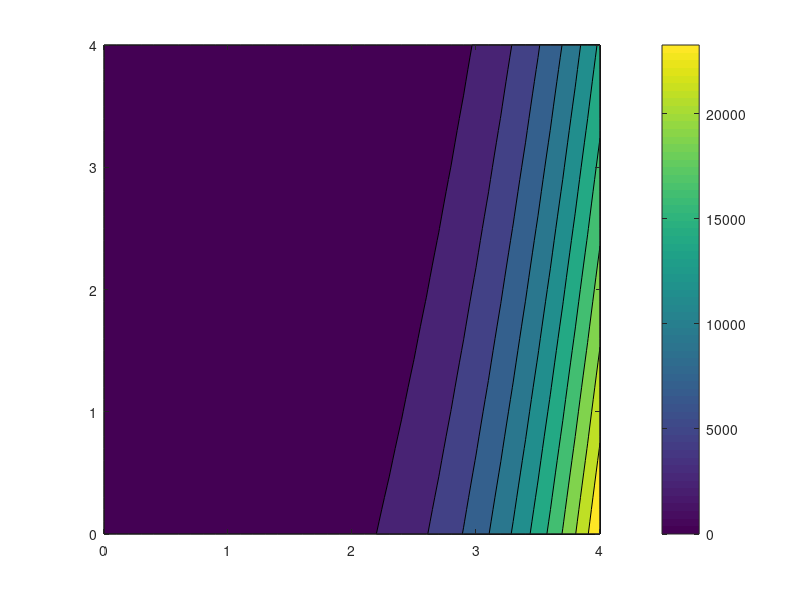

MATLAB code for this plot: (Note: this script raises an error after producing the figure.)
%Exercise session 20201116

%% Exercise 1

clear all
close all
format long

f  = @(x) (1-x(1)).^2 + 4*(x(2)-x(1).^2).^2;
df = @(x) [2*(8*x(1).^3 - 8*x(1)*x(2) + x(1) - 1); 8*(x(2)- x(1).^2)];
ddf = @(x) [-16*(x(2) - x(1).^2)+32*x(1).^2+2, -16*x(1); 
            -16*x(1),                           8];    

% f  = @(x) (1-x(1)).^2 + 100*(x(2)-x(1).^2).^2;
% df = @(x) [2*(200*x(1).^3 - 200*x(1).*x(2) + x(1) - 1); 200*(x(2)- x(1).^2)];
% ddf = @(x) [-800*(x(2) - x(1).^2)+1600*x(1).^2+2, -800*x(1); 
%             -800*x(1),                           400];    
        
        
x_pl = 0:.1:4;
y_pl = 0:.1:4;
x0  = [0;0];
tol=10^(-8);

% (a) Plot

ff  = @(x,y) (1-x).^2 + 100*(y-x.^2).^2;
dffx = @(x,y) 2*(200*x.^3 - 200*x.*y + x - 1);
dffy = @(x,y) 200*(y- x.^2);
[X,Y] = meshgrid(x_pl,y_pl);
 
contourf(X, Y, ff(X,Y))
colorbar

% (b) solve with fminsearch
tic
[xa,fval, exitflag, output]  = fminsearch(f, x0, optimset( 'TolFun', tol, 'Display', 'iter' ))
ta=toc
it_a=output.iterations

% (c) solve with modified gradient method

gamma = .1;
maxit = 100000;

% Basic version, fixed gamma
modified = 1;
tic
[xb, it_b] = my_steepest_descent(x0, f, df, gamma, maxit, tol, modified);
tb=toc
fprintf('Steepest descent method found minimum of f at x =(%f, %f) in %d iterations.\n\n', xb, it_b)

% (d) solve with Newton
tic
[xc, it_c] = my_newton(x0, df, ddf, 1000, tol);
tc=toc
fprintf('Initial guess x0 = (%f,%f), Newton''s method found minimum of f at x=(%f,%f) in %d iterations.\n', x0, xc, it_c)

% (e) solve with BFGS

gamma=0;
tic
[xd, it_d] = my_bfgs(x0, f, df, ddf, maxit, tol, gamma);
td=toc
fprintf('Initial guess x0 = (%f,%f), BFGS''s method found minimum of f at x=(%f,%f) in %d iterations.\n', x0, xd, it_d)


%% Exercise 2 

clear all
close all
format long

f  = @(x) (x(1).^2 + x(2).^2).^2 - 15*(4*x(1).^2+.25*x(2).^2)+20*x(1)+5*x(2);
df = @(x) [4*(x(1).^3+x(1).*(x(2).^2-30)+5); 4*x(2).*(x(1).^2+x(2).^2)-7.5*x(2)+5] ;
ddf = @(x) [ 4*(x(1).^2+x(2).^2)+8*x(1).^2-120,                      8*x(1).*x(2); 
                                  8*x(1).*x(2), 4*(x(1).^2+x(2).^2)+8*x(2).^2-7.5];    

x_pl = -7:.1:7;
y_pl = -7:.1:7;
x0  = [5;0];
tol=10^(-12);


ff  = @(x,y) (x.^2 + y.^2).^2 - 15*(4*x.^2+.25*y.^2)+20*x+5*y;
[X,Y] = meshgrid(x_pl,y_pl);
 
surf(X, Y, ff(X,Y))
colorbar

% (b) solve with fminsearch
tic
[xa,fval, exitflag, output]  = fminsearch(f, x0, optimset( 'TolFun', tol, 'Display', 'iter' ))
ta=toc
it_a=output.iterations

% (b) solve with modified gradient method

gamma = .1;
maxit = 10000;

% Basic version, fixed gamma
modified = 1;
tic
[xb, it_b] = my_steepest_descent(x0, f, df, gamma, maxit, tol, modified);
tb=toc
fprintf('Steepest descent method found minimum of f at x =(%f, %f) in %d iterations.\n\n', xb, it_b)

% (c) solve with Newton
tic
[xc, it_c] = my_newton(x0, df, ddf, maxit, tol);
tc=toc
fprintf('Initial guess x0 = (%f,%f), Newton''s method found minimum of f at x=(%f,%f) in %d iterations.\n', x0, xc, it_c)

% (d) solve with BFGS

gamma=0;
tic
[xd, it_d] = my_bfgs(x0, f, df, ddf, maxit, tol, gamma);
td=toc
fprintf('Initial guess x0 = (%f,%f), BFGS''s method found minimum of f at x=(%f,%f) in %d iterations.\n', x0, xd, it_d)

%% Exercise 3

clear all
close all
format long

n = 100;
d0 = 5* ones( n,1 );
d1 = - ones( n-1,1 );
A = diag(d0) + diag(d1,1) + diag(d1,-1);

f=@(x) A*x - 2*sin(x) + pi*ones(n,1);
j=@(x) A - 2*diag(cos(x));
h=@(x) 2*diag(sin(x));
%g=@(x) 2*sin(x) - pi*ones(n,1);

phi=@(x) norm(f(x)).^2; 
dphi = @(x) 2*j(x)'*f(x);
ddphi = @(x) 2*(j(x)'*j(x) + diag(f(x))*h(x));

% Initial guess
x0 = ones(n,1);

tol = 1e-8;
maxit = 500;


% (b) solve with fminsearch
tic
[xa,fval, exitflag, output]  = fminsearch(phi, x0, optimset( 'TolX', tol))
ta=toc
it_a=output.iterations

% (b) solve with modified gradient method

gamma = .1;
maxit = 10000;

% Basic version, fixed gamma
modified = 1;

tic
[xb, it_b] = my_steepest_descent(x0, phi, dphi, gamma, maxit, tol, modified);
tb=toc
fprintf('Steepest descent method found minimum of phi in %d iterations.\n\n', it_b)

% (c) solve with Newton
tic
[xc, it_c] = my_newton(x0, dphi, ddphi, 1000, tol);
tc=toc
fprintf('Newton''s method found minimum of phi in %d iterations.\n', it_c)

% (d) solve with BFGS

maxit=1000;
gamma=0;
tic
[xd, it_d] = my_bfgs(x0, phi, dphi, ddphi, maxit, tol, gamma);
td=toc
fprintf('BFGS method found minimum of phi in %d iterations.\n', it_d)


